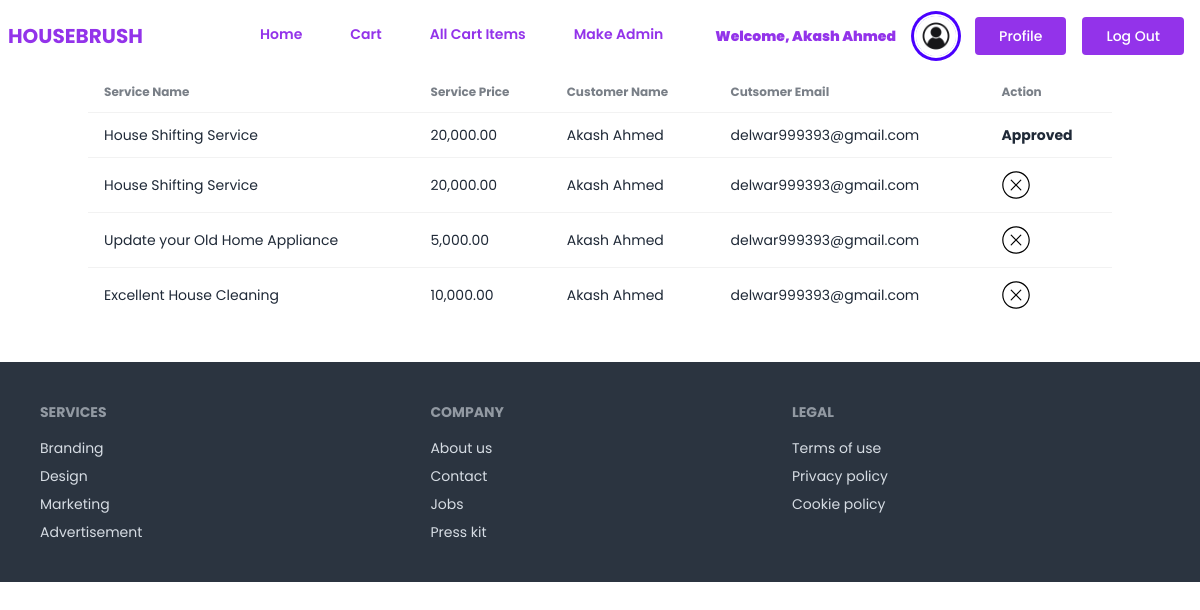
The app's page /services/cart/ (signed in) with its own data.
### account/models.py (models this page shows, shortened)
class UserAccount(AbstractUser):
    address = models.TextField()
    image = models.ImageField(upload_to='account/images/')

### service/models.py (models this page shows, shortened)
class Cart(models.Model):
    service = models.ForeignKey(Service, on_delete = models.CASCADE)
    customer = models.ForeignKey(UserAccount, on_delete = models.CASCADE)
    is_order_confirm = models.BooleanField(default=False)

class Service(models.Model):
    service_name = models.CharField(max_length = 100)
    description = models.TextField()
    price = models.DecimalField(max_digits=12,decimal_places=2)
    image = models.ImageField(upload_to = 'service/images/')
    category = models.ForeignKey(Category, on_delete= models.CASCADE)

### service/views.py (the view)
# urls.py: path('cart/', Cartview.as_view(), name='cart'),
class Cartview(LoginRequiredMixin, ListView):
    model = Cart
    template_name = 'service/cart.html'
    context_object_name= 'items'
    def get_queryset(self):
        user_id = self.request.user.id
        queryset = Cart.objects.filter(customer = user_id)
        return queryset

### service/templates/service/cart.html (shortened to what this page needs)
{% extends "base.html" %}
{% load humanize %}
{% block content %}
<div class="overflow-x-auto">
  <table class="table">
    <thead>
      <tr>
        <th class="font-bold">Service Name</th>
        <th class="font-bold">Service Price</th>
        <th class="font-bold">Customer Name</th>
        <th class="font-bold">Cutsomer Email</th>
        <th class="font-bold">Action</th>
      </tr>
    </thead>
    <tbody>
      {% for item in items %}
        <tr>
            <td>
                {{item.service.service_name}}
            </td>
            <td>
                {{item.service.price|floatformat:2|intcomma }}
            </td>
            <td>{{item.customer.first_name}} {{item.customer.last_name}}</td>
            <td>{{ item.customer.email }}</td>
            <th class="flex gap-5">
                {% if item.is_order_confirm == True %}
                Approved
                {% else %}
                <a href="{% url "cancel" item.id %}" class="tooltip" data-tip="Cancel Service">
                </a>
                {% endif %}
            </th>
        </tr>
      {% endfor %}
    </tbody>
  </table>
</div>
{% endblock content %}

### core/templates/navbar.html (shortened to what this page needs)
<div class="navbar bg-base-100">
  <div class="navbar-start">
    <a href="{% url "home" %}" class="text-purple-600 text-xl uppercase font-bold">HouseBrush</a>
  </div>
  <div class="navbar-center hidden lg:flex">
    <ul class="menu menu-horizontal px-1">
      <li>
          <a href="{% url "home" %}" class="block font-semibold mt-4 lg:inline-block lg:mt-0 text-purple-600 hover:text-red-600 hover:font-black mr-4">Home</a>
        </li>
        <li>
          <a href="{% url "cart" %}" class="block font-semibold mt-4 lg:inline-block lg:mt-0 text-purple-600 hover:text-red-600 hover:font-black mr-4">
            Cart
          </a>
        </li>
        {% if request.user.is_staff == True %}
        <li>
          <a href="{% url "cart_items" %}" class="block font-semibold mt-4 lg:inline-block lg:mt-0 text-purple-600 hover:text-red-600 hover:font-black mr-4">All Cart Items</a>
        </li>
        <li>
          <a href="{% url "admin" %}" class="block font-semibold mt-4 lg:inline-block lg:mt-0 text-purple-600 hover:text-red-600 hover:font-black mr-4">Make Admin</a>
        </li>
        {% endif %}
        <div class="flex">
            <div class="text-purple-600 my-auto  font-black px-5">
            Welcome, {{ request.user.first_name }} {{ request.user.last_name }}
        </div>
        <div class="avatar">
            <div class="w-10 rounded-full ring ring-primary ring-offset-base-100 ring-offset-2">
               {% if request.user.image and request.user.image.url %}
                  <img src="{{ request.user.image.url }}" />
                  {% endif %}
            </div>
        </div>
        </div>
    </ul>
  </div>
  <div class="navbar-end">
    {% if request.user.is_authenticated %}
    <a href="{% url "account:profile" %}" class="mx-2 inline-block font-medium text-sm px-6 py-3 leading-none bg-purple-600 rounded text-white border-white hover:border-transparent hover:text-dark hover:bg-red-600 mt-4 lg:mt-0">Profile</a>
    <a href="{% url "account:logout" %}" class="mx-2 inline-block font-medium text-sm px-6 py-3 leading-none bg-purple-600 rounded text-white border-white hover:border-transparent hover:text-dark hover:bg-red-600 mt-4 lg:mt-0">Log Out</a>
    {% endif %}
  </div>
</div>

### records on screen
UserAccount: user.first_name "Akash", user.last_name "Ahmed", user.image (placeholder picture)
Cart: service.service_name "House Shifting Service", service.price "20,000.00", customer.first_name "Akash", customer.last_name "Ahmed", customer.email "delwar999393@gmail.com", is_order_confirm "Approved"
Cart: service.service_name "House Shifting Service", service.price "20,000.00", customer.first_name "Akash", customer.last_name "Ahmed", customer.email "delwar999393@gmail.com", is_order_confirm False (drawn)
Cart: service.service_name "Update your Old Home Appliance", service.price "5,000.00", customer.first_name "Akash", customer.last_name "Ahmed", customer.email "delwar999393@gmail.com", is_order_confirm False (drawn)
Cart: service.service_name "Excellent House Cleaning", service.price "10,000.00", customer.first_name "Akash", customer.last_name "Ahmed", customer.email "delwar999393@gmail.com", is_order_confirm False (drawn)
